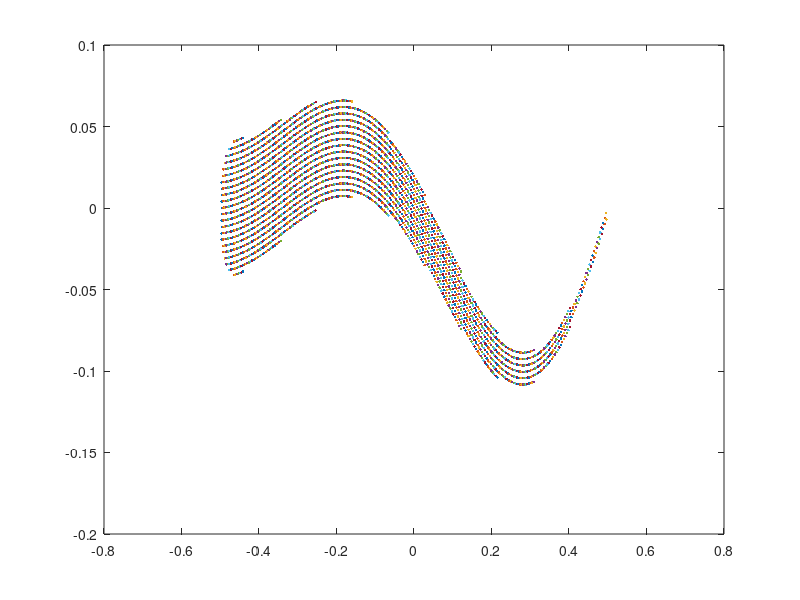

Reproduce this figure in MATLAB.
%% ---------------------------------------------------------------------
%%
%% Copyright (c) 2014 - 2014 by the IBAMR developers
%% All rights reserved.
%%
%% This file is part of IBAMR.
%%
%% IBAMR is free software and is distributed under the 3-clause BSD
%% license. The full text of the license can be found in the file
%% COPYRIGHT at the top level directory of IBAMR.
%%
%% ---------------------------------------------------------------------

% Filename eel2D_straightswimmer.m
% Created By Amneet Bhalla

clear all;
clc;


%Background Mesh Properties
Ny = 16*4*4*4; Ly = 4;
Nx = 32*4*4*4; Lx = 8;
dy = Ly/Ny; dx = Lx/Nx;

L  = 1;                 %length of the body
Wh = 0.04*L;            %width of the head.
Xh = 0.04;   

% No of points on backbone.
BodyNx = ceil(L/dx);
HeadNx = ceil(0.04/dx);
Coord{BodyNx,2} = [];
NumMatPoints    =  0;

angleRotation  = 0;
RotationMatrix = [ cos(angleRotation) -sin(angleRotation);
                   sin(angleRotation)  cos(angleRotation)];

%store from nose to head of the body.
for i = 1:HeadNx
     
    x                 = (i-1)*dx;
    y                 = 0.125* ((x + 0.03125)/1.03125)*sin(2*pi*x);
    height            = sqrt(2*Wh*x - x^2);
    NumPointsInHeight = ceil(height/dy);
    
    ycoord_up = []; ycoord_down = []; xcoord_up = []; xcoord_down = [];
    for j = 1:NumPointsInHeight
       
        xshifted        = x - 0.5;
        yshifted        = y;
        RotatedCoord    = RotationMatrix*[xshifted;yshifted];
        
        
        xcoord_up(j)   = RotatedCoord(1) -(j-1)*dy*sin(angleRotation);
        xcoord_down(j) = RotatedCoord(1) + j*dy*sin(angleRotation);
        ycoord_up(j)   = RotatedCoord(2) + (j-1)*dy*cos(angleRotation);
        ycoord_down(j) = RotatedCoord(2) -j*dy*cos(angleRotation);
        NumMatPoints   = NumMatPoints+2;
    end
    
    Coord{i,1} = cat(2,xcoord_up,xcoord_down);
    Coord{i,2} = cat(2,ycoord_up,ycoord_down);
    
end


%store from head to tail of the body.
for i = HeadNx+1 : BodyNx
    
    x     = (i-1)*dx;
    y     = 0.125* ((x + 0.03125)/1.03125)*sin(2*pi*x);
    height            = Wh*(L - x)/(L - Xh);
    NumPointsInHeight = ceil(height/dy);
    
    ycoord_up = []; ycoord_down = []; xcoord_up = []; xcoord_down = [];
    for j = 1:NumPointsInHeight
        
        xshifted        = x - 0.5;
        yshifted        = y;
        RotatedCoord    = RotationMatrix*[xshifted;yshifted];
        
        xcoord_up(j)   = RotatedCoord(1) -(j-1)*dy*sin(angleRotation);
        xcoord_down(j) = RotatedCoord(1) + j*dy*sin(angleRotation);
        ycoord_up(j)   = RotatedCoord(2) + (j-1)*dy*cos(angleRotation);
        ycoord_down(j) = RotatedCoord(2) -j*dy*cos(angleRotation);
        NumMatPoints = NumMatPoints+2;
    end
    
    Coord{i,1} = cat(2,xcoord_up,xcoord_down);
    Coord{i,2} = cat(2,ycoord_up,ycoord_down);
    
end
    

% plot the fish
for i = 1:size(Coord,1)
    
    plot(Coord{i,1}(:),Coord{i,2}(:),'.');
    hold on;
end
    

% write the coordinates into txt file.
fid = fopen('./eel2d.vertex','wt');
fprintf(fid,'%d\n',NumMatPoints);

for i = 1:size(Coord,1)
    
    for j = 1: length( Coord{i,1}  )
        
         fprintf(fid,'%f\t%f\n', Coord{i,1}(j), Coord{i,2}(j) );
    end

end
